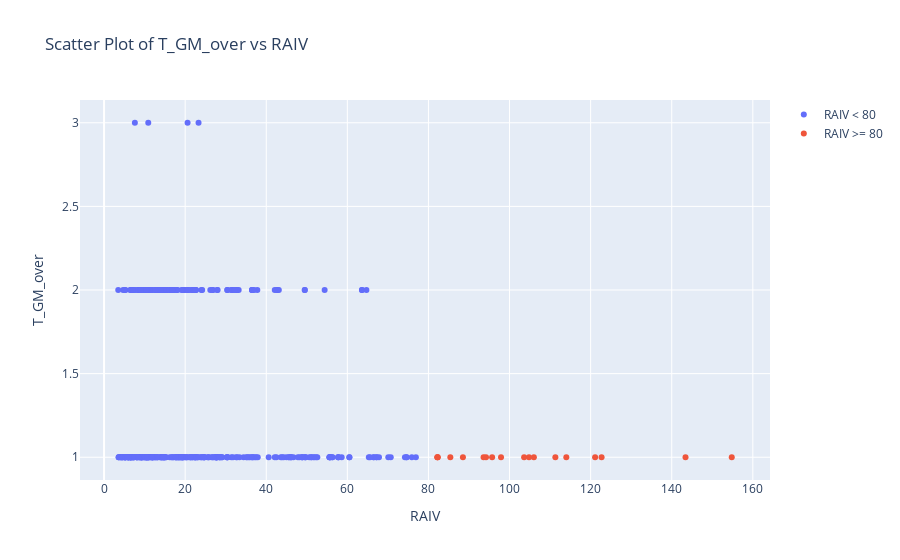

The notebook cell saved with this chart:
### Markdown cell above
## T_GM_over , RAIV 을 2차원으로 확인 (유일한 상관관계(음의 상관관계)로 보이기에)

### Code cell
import plotly.graph_objs as go

# Filter merged_result based on RAIV >= 80
merged_result_raiv_80 = merged_result[merged_result['RAIV'] >= 80]

# Create a scatter plot for RAIV < 80
trace_raiv_lt_80 = go.Scatter(
    x=merged_result[merged_result['RAIV'] < 80]['RAIV'],
    y=merged_result[merged_result['RAIV'] < 80]['T_GM_over'],
    mode='markers',
    name='RAIV < 80'
)

# Create a scatter plot for RAIV >= 80
trace_raiv_gte_80 = go.Scatter(
    x=merged_result_raiv_80['RAIV'],
    y=merged_result_raiv_80['T_GM_over'],
    mode='markers',
    name='RAIV >= 80'
)

# Create layout
layout = go.Layout(
    title="Scatter Plot of T_GM_over vs RAIV",
    xaxis=dict(title='RAIV'),
    yaxis=dict(title='T_GM_over')
)

# Create figure and add traces
fig = go.Figure(data=[trace_raiv_lt_80, trace_raiv_gte_80], layout=layout)

# Show plot
fig.show()

### Figure 1 — Plotly figure (JSON) as saved in the notebook; plotly's stock layout.template omitted (floating-point values rounded to 4 significant figures; data arrays with more than 128 entries replaced by an {"elided": "..."} marker saying what was removed)
{"data": [{"mode": "markers", "name": "RAIV < 80", "type": "scatter", "x": {"elided": "371 float values"}, "y": {"elided": "371 int values"}}, {"mode": "markers", "name": "RAIV >= 80", "type": "scatter", "x": [95.7, 85.4, 114, 154.8, 94.2, 111.3, 103.6, 143.4, 93.6, 82.3, 88.5, 82.2, 82.2, 106, 121.1, 122.7, 104.8, 97.9], "y": [1, 1, 1, 1, 1, 1, 1, 1, 1, 1, 1, 1, 1, 1, 1, 1, 1, 1]}], "layout": {"title": {"text": "Scatter Plot of T_GM_over vs RAIV"}, "xaxis": {"title": {"text": "RAIV"}}, "yaxis": {"title": {"text": "T_GM_over"}}}}
